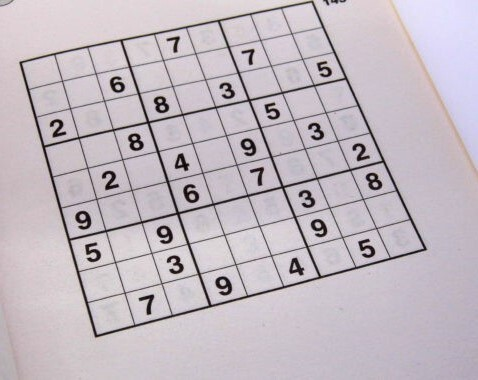
#> input picture 10_10_IP_task_16_siddhant_pawar/Task_1/thresholding.jpeg, 478 x 380 px, found by its file name
$ python thresh.py
#> lines starting #> are read from the running program, lines starting #| are printed output that depends on the picture
import cv2

img = cv2.imread(r"D:\VIT\TRF\10_10_IP_task_16_siddhant_pawar\Task_1\thresholding.jpeg")
#> img is the input picture: shape (380, 478, 3); mean B, G, R 192.9, 185.3, 194.4
img=cv2.resize(img,(500,500))
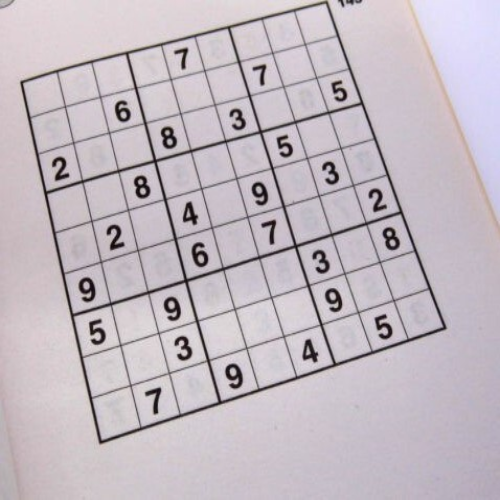
#> img: shape (500, 500, 3); mean B, G, R 192.8, 185.2, 194.3

#Threshold
ret,simple_thresh= cv2.threshold(img,170,255,cv2.THRESH_BINARY)
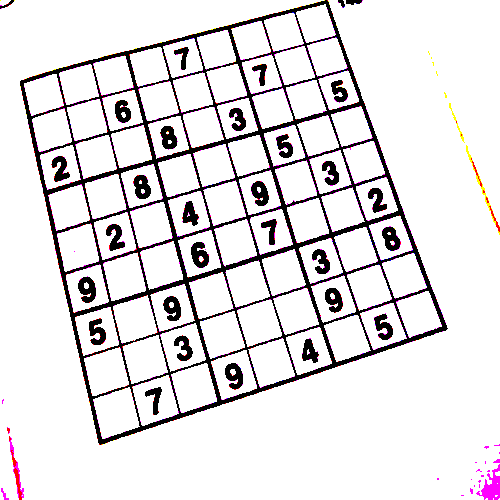
#> simple_thresh: shape (500, 500, 3); mean B, G, R 226.8, 224.7, 228.1
ret,simple_thresh1= cv2.threshold(img,170,255,cv2.THRESH_BINARY_INV)
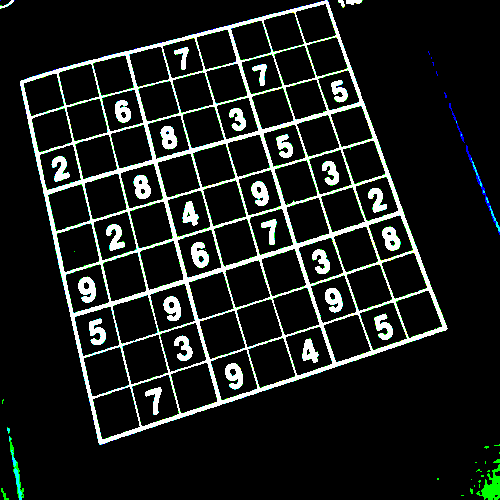
#> simple_thresh1: shape (500, 500, 3); mean B, G, R 28.2, 30.3, 26.9
cv2.imshow("Original grayscale",img)
cv2.imshow("simple_thresh",simple_thresh)
cv2.imshow("simple_thresh_inv",simple_thresh1)
cv2.waitKey(0)


filename0 = r'D:\VIT\TRF\10_10_IP_task_16_siddhant_pawar\Task_1\Output_Images\thresholding_thresh0.jpeg'
filename1 = r'D:\VIT\TRF\10_10_IP_task_16_siddhant_pawar\Task_1\Output_Images\thresholding_thresh1.jpeg'
filename2 = r'D:\VIT\TRF\10_10_IP_task_16_siddhant_pawar\Task_1\Output_Images\thresholding_thresh2.jpeg'

#Save Images
cv2.imwrite(filename0,img)
cv2.imwrite(filename1,simple_thresh)
cv2.imwrite(filename2,simple_thresh1)


#End
cv2.waitKey(0)
cv2.destroyAllWindows()
